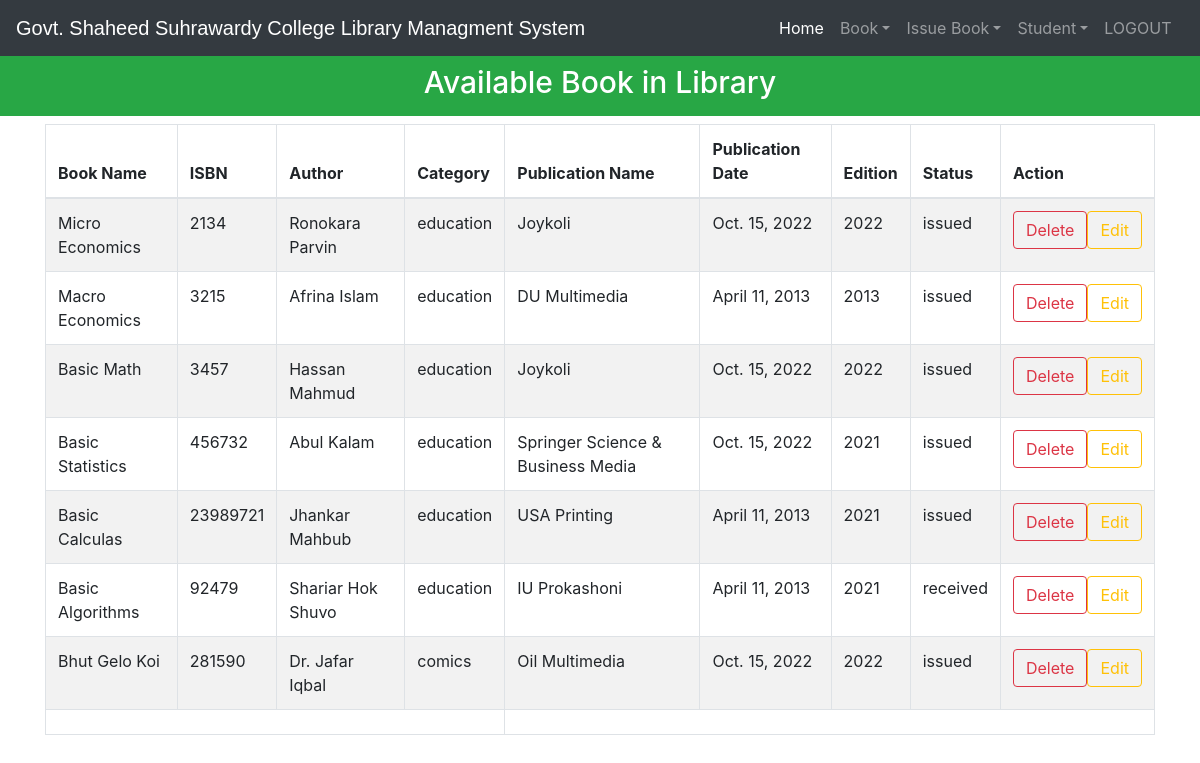
The app's page /viewbook (signed in) with its own data.
### library/models.py (models this page shows, shortened)
class Book(models.Model):
    catchoice= [
        ('education', 'Education'),
        ('entertainment', 'Entertainment'),
        ('comics', 'Comics'),
        ('biography', 'Biography'),
        ('history', 'History'),
        ('novel', 'Novel'),
        ('fantasy', 'Fantasy'),
        ('thriller', 'Thriller'),
        ('romance', 'Romance'),
        ('scifi','Sci-Fi')
    ]
    status_choices = [
        ('received', 'Received'),
        ('issued', 'Issued'),
        ('pending','Pending')
    ]
    name=models.CharField(max_length=30)
    isbn=models.PositiveIntegerField()
    author=models.CharField(max_length=40)
    category=models.CharField(max_length=30,choices=catchoice,default='education')
    publication_name = models.CharField(max_length=50, blank=True)
    publication_date = models.DateField(null=True, blank=True)
    edition = models.PositiveIntegerField(null=True, blank=True)
    status = models.CharField(max_length=20, choices=status_choices, default='received')
    requested_by = models.ForeignKey(StudentExtra, on_delete=models.SET_NULL, null=True, blank=True)

### library/views.py (the view)
# urls.py: path('viewbook', views.viewbook_view),
@login_required(login_url='adminlogin')
@user_passes_test(is_admin)
def viewbook_view(request):
    books=models.Book.objects.all()
    return render(request,'library/viewbook.html',{'books':books})

### library/views.py (called while the page is built)
def is_admin(user):
    return user.groups.filter(name='ADMIN').exists()

### templates/library/viewbook.html (shortened to what this page needs)
<!DOCTYPE html>
<html lang="en" dir="ltr">
  <head>
  </head>
  <body>
    {% include "library/navbaradmin.html" %}
    <br>
    <br>
    <h3 class="p-3 mb-2 bg-success text-white" style = 'font-size: 30px;text-align:center;'>Available Book in Library</h3>
{% if books%}
<div class="container">
  <table class="table table-hover table-condensed table-striped table-bordered">
    <thead>
    <tr>
      <th>Book Name</th>
      <th>ISBN</th>
      <th>Author</th>
      <th>Category</th>
      <th>Publication Name</th>
      <th>Publication Date</th>
      <th>Edition</th>
      <th>Status</th>
      <th>Action</th>
    </tr>
    </thead>
    <tfoot>
    <tr>
    <td colspan="4" rowspan="4">
    </td>
    </tr>
    </tfoot>
    <tbody>
      {% for book in books %}
        <tr>
          <td>{{book.name}}</td>
          <td>{{book.isbn}}</td>
          <td>{{book.author}}</td>
          <td>{{book.category}}</td>
          <td>{{book.publication_name}}</td>
          <td>{{book.publication_date}}</td>
          <td>{{book.edition}}</td>
          <td>{{book.status}}</td>
          <td>
            <div class=btn-dlt-edt>
              <form action="{% url 'remove-book-admin' %}">
                <button type="submit" pid="{{book.pk}}" class="btn btn-outline-danger">Delete</button>
              </form>
              <a href="{% url 'edit-book' book.pk %}" class="btn btn-outline-warning">Edit</a>
            </div>
          </td>
        </tr>
      {% endfor %}
    </tbody>
    </table>
</div>
{%else%}
<h1>Have 0 book</h1>
{%endif%}
<br><br><br><br><br><br><br><br><br>
    {% include "library/footer.html" %}
  </body>
</html>

### templates/library/viewbook.html (style rules this page uses)
.btn-dlt-edt { display:flex; justify-content: space-between; }

### records on screen
Book: name "Micro Economics", isbn "2134", author "Ronokara Parvin", category "education", publication_name "Joykoli", publication_date "Oct. 15, 2022", edition "2022", status "issued"
Book: name "Macro Economics", isbn "3215", author "Afrina Islam", category "education", publication_name "DU Multimedia", publication_date "April 11, 2013", edition "2013", status "issued"
Book: name "Basic Math", isbn "3457", author "Hassan Mahmud", category "education", publication_name "Joykoli", publication_date "Oct. 15, 2022", edition "2022", status "issued"
Book: name "Basic Statistics", isbn "456732", author "Abul Kalam", category "education", publication_name "Springer Science & Business Media", publication_date "Oct. 15, 2022", edition "2021", status "issued"
Book: name "Basic Calculas", isbn "23989721", author "Jhankar Mahbub", category "education", publication_name "USA Printing", publication_date "April 11, 2013", edition "2021", status "issued"
Book: name "Basic Algorithms", isbn "92479", author "Shariar Hok Shuvo", category "education", publication_name "IU Prokashoni", publication_date "April 11, 2013", edition "2021", status "received"
Book: name "Bhut Gelo Koi", isbn "281590", author "Dr. Jafar Iqbal", category "comics", publication_name "Oil Multimedia", publication_date "Oct. 15, 2022", edition "2022", status "issued"
